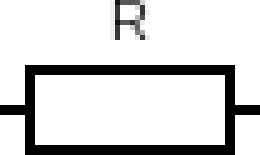
#> input picture EIS/circuit_pics/Rs.png, 52 x 31 px (shown 5 times larger); its folder holds 3 pictures in this run
$ python thesis_circuit_tests.py
#> lines starting #> are read from the running program, lines starting #| are printed output that depends on the picture
### src/EIS_class.py
import numpy as np
import matplotlib.pyplot as plt
import copy
import time
import collections
import math
import random
import warnings
from collections import deque
from uuid import uuid4

#TODO->paralell in series+ gerischer
class EIS:
    def __init__(self,  **kwargs,):
        self.options={}
        self.options_checker(**kwargs)

        self.all_nodes=["paralell", "series",]#"element"]
        self.all_elems=self.options["construction_elements"]

        self.num_nodes=len(self.all_nodes)-1
        self.num_elems=len(self.all_elems)-1
        if "circuit" not in kwargs:
            return
        if self.options["fitting"]==True:
            if kwargs["parameter_bounds"] is None:
                raise ValueError("Need to define parameter bounds when fitting")
            else:
                self.param_bounds=kwargs["parameter_bounds"]
        if "parameter_names" not in kwargs:
            warnings.warn("Trying to extract parameter names from provided circuit - behaviour will be more consistent if these names are manually inputted")
            self.param_names=[]
            circuit=copy.deepcopy(kwargs["circuit"])
            self.construct_circuit(circuit, func=self.get_param_names_from_dict)
        else:
            self.param_names=kwargs["parameter_names"]
        if self.options["integrated_circuit"]==True:
            circuit=copy.deepcopy(kwargs["circuit"])
            self.circuit=self.construct_circuit(circuit, func=self.define_z_func)
        if self.options["construct_netlist"]==True:
            self.netlist_dict=dict(zip(self.param_names, [{"left":None, "right":None} for x in range(0, len(self.param_names))]))
            self.node_counter=1
            circuit=copy.deepcopy(kwargs["circuit"])
            self.identifier_list={}
            self.uuid=None
            prev_elem_is_dict=False
            for key in circuit.keys():
                if prev_elem_is_dict==True:
                    self.node_counter=self.identifier_list[prev_key]
                z=self.construct_netlist(circuit[key], self.node_counter, key)
                self.identifier_list[key]=self.node_counter+1
                prev_key=key
                if isinstance(circuit[key], dict):
                    prev_elem_is_dict=True
                else:
                    prev_elem_is_dict=False
            #print(self.netlist_dict)
            identity_keys=self.identifier_list.keys()
            for key in self.netlist_dict.keys():
                if self.netlist_dict[key]["right"] in identity_keys:
                    self.netlist_dict[key]["right"]=self.identifier_list[self.netlist_dict[key]["right"]]


    def construct_circuit(self, circuit, func):

        if isinstance(circuit, dict):
            in_root=True
            for key in circuit.keys():
                if isinstance(circuit[key], dict):
                    in_root=False
                    self.construct_circuit(circuit[key], func)
                elif  isinstance(circuit[key], list):
                    circuit[key]=func(circuit[key])
                elif "z" in key:
                    circuit[key]=func(circuit[key], "series")
                elif isinstance(circuit[key], tuple):
                    circuit[key]=func(circuit[key])
                elif in_root==False and isinstance(circuit[key], str):
                    circuit[key]=func(circuit[key], "series")
            if in_root==True:
                for key in circuit.keys():
                    if not callable(circuit[key]):
                        circuit[key]=func(circuit[key])
            else:
                for key in circuit.keys():
                    if isinstance(circuit[key], str):
                        if "p" in key:
                            circuit[key]=func(circuit[key],"paralell")
                        else:
                            circuit[key]=func(circuit[key],"series")
        return circuit
    # [108 lines left out: functions construct_netlist, flatten, list_flatten, dict_compress, not called in this run]
    def define_z_func(self, param, flag="paralell"):
        if  isinstance(param, list):
            fun_list=[]
            paralell=False
            param=self.list_flatten(param)
            for parameter in param:
                if isinstance(parameter, dict):
                    func_dict=self.construct_circuit(parameter, self.define_z_func)
                    flattened_list=self.flatten(func_dict).values()
                    def f(**kwargs):
                        return_arg=[x(**kwargs) for x in flattened_list]
                        return 1/np.sum(return_arg)
                elif isinstance(parameter, tuple):
                    if len(parameter)==2:
                        if "Q" in parameter[0] and "alpha" in parameter[1]:
                            f=self.z_functions("CPE", parameter, paralell=paralell)
                        else:
                            raise KeyError("parameters not in right order for CPE or finite warburg")
                    elif len(parameter)==3:
                        if "gamma" in parameter[0] and "delta" in parameter[1] and "D" in parameter[2]:
                            f=self.z_functions("warburg_finite", parameter, paralell=paralell)
                        else:
                            raise KeyError("parameters not in right order for CPE or finite warburg")
                elif "C" in parameter:
                    f=self.z_functions("capacitor", parameter, paralell=paralell)
                elif "R" in parameter:
                    f=self.z_functions("resistor", parameter, paralell=paralell)
                elif "W" in parameter:
                    f=self.z_functions("warburg_inf", parameter, paralell=paralell)
                fun_list.append(f)
            def F(**kwargs):
                return_arg=[x(**kwargs) for x in fun_list]
                return 1/np.sum(return_arg)
            return F
        elif flag=="series":
            paralell=False
        else:
            paralell=True
        if isinstance(param, tuple):
            if len(param)==2:
                if "Q" in param[0] and "alpha" in param[1]:
                    F=self.z_functions("CPE", param, paralell=paralell)
                else:
                    raise KeyError("parameters not in right order for CPE or finite warburg")
            elif len(param)==3:
                if "gamma" in param[0] and "delta" in param[1] and "D" in param[2]:
                    F=self.z_functions("warburg_finite", param, paralell=paralell)
                else:
                    raise KeyError("parameters not in right order for CPE or finite warburg")
        else:
            if "C" in param:
                F=self.z_functions("capacitor", param, paralell=paralell)
            elif "R" in param:
                F=self.z_functions("resistor", param, paralell=paralell)
            elif "W" in param:
                F=self.z_functions("warburg_inf", param, paralell=paralell)
        return F
    def get_param_names_from_dict(self, param, flag="paralell"):
        if  isinstance(param, list):
            fun_list=[]
            paralell=False
            param=self.list_flatten(param)
            for parameter in param:
                if isinstance(parameter, dict):
                    func_dict=self.construct_circuit(parameter, self.get_param_names_from_dict)
                elif isinstance(parameter, tuple):
                    for i in range(0, len(parameter)):
                        self.param_names.append(parameter[i])
                elif isinstance(parameter, str):
                    self.param_names.append(parameter)
        elif isinstance(param, tuple):
            for i in range(0, len(param)):
                self.param_names.append(param[i])
        elif isinstance(param, str):
            self.param_names.append(param)
    def z_functions(self, circuit_type,param, paralell):
        if circuit_type=="capacitor":
            if paralell==False:
                def F(**kwargs):
                 return 1/(1j*kwargs["omega"]*kwargs[param])
            else:
                def F(**kwargs):
                 return 1j*kwargs["omega"]*kwargs[param]
        elif circuit_type=="resistor":
            if paralell==False:
                def F(**kwargs):
                    return kwargs[param]#
            else:
                #print("fire2")
                def F(**kwargs):
                    return 1/kwargs[param]#
        elif circuit_type=="warburg_inf":

            if paralell==False:
                # [4 lines left out: function F, not called in this run]
            else:
                # [4 lines left out: function F, not called in this run]
        elif circuit_type=="warburg_finite":
            if paralell==False:
                def F(**kwargs):
                    B=kwargs[param[1]]/np.sqrt(kwargs[param[2]])
                    return (1/kwargs[param[0]])*np.tanh(B*np.sqrt(1j*kwargs["omega"]))
            else:
                # [4 lines left out: function F, not called in this run]
        elif circuit_type=="CPE":
            if paralell==False:
                def F(**kwargs):
                    #print(kwargs[param[0]]*np.power(kwargs["omega"]*1j, kwargs[param[1]]))
                    return 1/(kwargs[param[0]]*(np.power(kwargs["omega"]*1j, kwargs[param[1]])))
            else:
                # [4 lines left out: function F, not called in this run]

        return F


    # [39 lines left out: functions define_model, write_model, not called in this run]
    def freq_simulate(self, **kwargs):

        z=0j
        for key in self.circuit.keys():

            if isinstance(self.circuit[key], dict):
                flattened_list=self.flatten(self.circuit[key]).values()

                vals=[x(**kwargs) for x in flattened_list]
                z+=1/np.sum(vals)
            else:
                z+=self.circuit[key](**kwargs)

        return z
    def add_noise(self, series, sd):
        return np.add(series, np.random.normal(0, sd, len(series)))
    def normalise(self, norm, boundaries):
        return  (norm-boundaries[0])/(boundaries[1]-boundaries[0])
    def un_normalise(self, norm, boundaries):
        return (norm*(boundaries[1]-boundaries[0]))+boundaries[0]
    def RMSE(self, y, y_data):
        return np.mean(np.sqrt(np.square(np.subtract(y, y_data))), axis=0)
    # [27 lines left out: functions normalise_spectra, n_outputs, not called in this run]
    def n_parameters(self):
        return len(self.param_names)
    # [7 lines left out: function change_norm_group, not called in this run]

    def simulate(self, parameters, frequencies):
        sim_params=dict(zip(self.param_names, parameters))

        if self.options["normalise"]==True:
            normed_params=self.change_norm_group(sim_params, "un_norm", return_type="dict")
        else:
            normed_params=sim_params
        #print(sim_params)
        #print(normed_params)
        #print("++"*20)
        spectra=np.zeros(len(frequencies), dtype="complex")
        for i in range(0, len(frequencies)):
            normed_params["omega"]=frequencies[i]
            spectra[i]=self.freq_simulate(**normed_params)
        if self.options["test"]==True:
            print(normed_params, sim_params, self.options["normalise"])
            print(self.options["data_representation"])
            fig, ax=plt.subplots(1,1)
            if self.options["data_representation"]=="nyquist":
                self.nyquist(np.column_stack((np.real(spectra), np.imag(spectra))), orthonormal=False, ax=ax)
                self.nyquist(self.secret_data, ax=ax)
                plt.show()
            elif self.options["data_representation"]=="bode":
                twinx=ax.twinx()
                self.bode(np.column_stack((np.real(spectra), np.imag(spectra))),frequencies, orthonormal=False, ax=ax, twinx=twinx)
                self.bode(self.secret_data,frequencies, ax=ax, twinx=twinx,data_type="phase_mag")
                plt.show()


        if self.options["data_representation"]=="nyquist":
            if self.options["invert_imaginary"]==True:
                return np.column_stack((np.real(spectra), -np.imag(spectra)))
            else:
                return np.column_stack((np.real(spectra), np.imag(spectra)))
        else:


            real=np.real(spectra)
            imag=np.imag(spectra)
            #plt.plot(real, -imag)
            #plt.show()
            phase=np.angle(spectra, deg=True)#np.arctan(np.divide(-imag, real))*(180/math.pi)
            magnitude=np.log10(np.abs(spectra))#np.divide(np.add(np.square(real), np.square(imag)), 1000)
            return_arg=np.column_stack((phase, magnitude))
            # [7 lines of commented-out code are left out]
            if self.options["data_representation"]=="bode":

                return return_arg
            elif self.options["data_representation"]=="bode":
                return np.column_stack((real, imag, phase, magnitude))

    # [6 lines left out: function convert_to_bode, not called in this run]
    def nyquist(self, spectra, **kwargs):
        if "ax" not in kwargs:
            _,kwargs["ax"]=plt.subplots(1,1)
        if "scatter" not in kwargs:
            kwargs["scatter"]=0
        if "label" not in kwargs:
            kwargs["label"]=None
        if "linestyle" not in kwargs:
            kwargs["linestyle"]="-"
        if "marker" not in kwargs:
            kwargs["marker"]="o"
        if "colour" not in kwargs:
            kwargs["colour"]=None
        if "orthonormal" not in kwargs:
            kwargs["orthonormal"]=True
        if "lw" not in kwargs:
            kwargs["lw"]=1.5
        if "alpha" not in kwargs:
            kwargs["alpha"]=1
        if "line" not in kwargs:
            kwargs["line"]=True
        if "disable_negative" not in kwargs:
            kwargs["disable_negative"]=False
        elif kwargs["line"]==False:
            if kwargs["scatter"]==False:
                raise ValueError(r"Need one of 'line' or 'scatter' to not be False")
        if "markersize" not in kwargs:
            kwargs["markersize"]=20
        if "ylabel" not in kwargs or kwargs["ylabel"]==True:
            kwargs["ylabel"]="$-Z_{Im}$ ($\\Omega$)"
        if "xlabel" not in kwargs or kwargs["xlabel"]==True:
            kwargs["xlabel"]="$Z_{Re}$ ($\\Omega$)"
        ax=kwargs["ax"]
        imag_spectra_mean=np.mean(spectra[:,1])
        if kwargs["line"]==True:
            if imag_spectra_mean<0:

                ax.plot(spectra[:,0], -spectra[:,1], label=kwargs["label"], linestyle=kwargs["linestyle"], color=kwargs["colour"], lw=kwargs["lw"], alpha=kwargs["alpha"])
            else:
                if kwargs["disable_negative"]==True:
                    ax.plot(spectra[:,0], -spectra[:,1], label=kwargs["label"], linestyle=kwargs["linestyle"], color=kwargs["colour"], lw=kwargs["lw"], alpha=kwargs["alpha"])
                else:
                    warnings.warn("The imaginary portion of the data may be set to negative in your data!")
                    ax.plot(spectra[:,0], spectra[:,1], label=kwargs["label"], linestyle=kwargs["linestyle"], color=kwargs["colour"], lw=kwargs["lw"], alpha=kwargs["alpha"])
        if kwargs["xlabel"]!=False:
            ax.set_xlabel(kwargs["xlabel"])
        if kwargs["ylabel"]!=False:
            ax.set_ylabel(kwargs["ylabel"])
        total_max=max(np.max(spectra[:,0]), np.max(-spectra[:,1]))
        if kwargs["orthonormal"]==True:
            ax.set_xlim([0, total_max+0.1*total_max])
            ax.set_ylim([0, total_max+0.1*total_max])
        if kwargs["scatter"]!=0:
            if imag_spectra_mean<0:
                ax.scatter(spectra[:,0][0::kwargs["scatter"]], -spectra[:,1][0::kwargs["scatter"]], marker=kwargs["marker"], color=kwargs["colour"], s=kwargs["markersize"])
            else:
                if kwargs["disable_negative"]==True:
                    ax.scatter(spectra[:,0][0::kwargs["scatter"]], -spectra[:,1][0::kwargs["scatter"]], marker=kwargs["marker"], color=kwargs["colour"], s=kwargs["markersize"])
                else:
                    ax.scatter(spectra[:,0][0::kwargs["scatter"]], spectra[:,1][0::kwargs["scatter"]], marker=kwargs["marker"], color=kwargs["colour"], s=kwargs["markersize"])
    # [83 lines left out: function bode, not called in this run]
        #if kwargs["label"]!=None:
        #    kwargs["ax"].legend()

    def test_vals(self, parameters, frequencies):
        normalise=self.options["normalise"]
        self.options["normalise"]=False
        if isinstance(parameters, (list, np.ndarray)):
            list_params=parameters
        elif isinstance(parameters, dict):
            list_params=[parameters[x] for x in self.param_names]
        results=self.simulate(list_params, frequencies)
        self.options["normalise"]=normalise
        return results
    # [59 lines left out: functions find_random_node, replace_random_node, tree_depth, crossover, not called in this run]
    def get_top_key(self, d):
        return list(d)[0]
    # [97 lines left out: functions mutation, random_circuit_tree, generate_random_node, construct_dict_from_tree, series_combinator, paralell_combinator and 2 more, not called in this run]

    def options_checker(self, **kwargs):
        if "circuit" in kwargs:
            self.options["integrated_circuit"]=True
        else:
            self.options["integrated_circuit"]=False
        if "normalise" in kwargs:
            self.options["normalise"]=kwargs["normalise"]
        else:
            self.options["normalise"]=False
        if "fitting" in kwargs:
            self.options["fitting"]=kwargs["fitting"]
        else:
            self.options["fitting"]=False
        if "test" in kwargs:
            self.options["test"]=kwargs["test"]
        else:
            self.options["test"]=False
        if "construct_netlist" in kwargs:
            self.options["construct_netlist"]=kwargs["construct_netlist"]
        else:
            self.options["construct_netlist"]=False
        if "data_representation" in kwargs:
            self.options["data_representation"]=kwargs["data_representation"]
        else:
            self.options["data_representation"]="nyquist"
        if "invert_imaginary" in kwargs:
            self.options["invert_imaginary"]=kwargs["invert_imaginary"]
        else:
            self.options["invert_imaginary"]=False
        if "construction_elements" not in kwargs:
            self.options["construction_elements"]=[ "R", "C", "W_inf", "CPE"]
        else:
            self.options["construction_elements"]=kwargs["construction_elements"]

### EIS/thesis_circuit_tests.py
import os
import sys
import math
dir=os.getcwd()
dir_list=dir.split("/")
source_list=dir_list[:-1] + ["src"]
source_loc=("/").join(source_list)
sys.path.append(source_loc)
from EIS_class import EIS
import numpy as np
import matplotlib.pyplot as plt
import time
import matplotlib.image as mpimg
from scipy import special
thesis_circuits=[{"z1":"R1"}, {"z1":"C1"}, {"z1":("Q1", "alpha1")}]
faradaic_circuit={"z1":"R1", "z2":{"p_1":"R1", "p_2":"C1"}}
#debeye={"z1":{"p_1":"C1", "p_2":["R1", ("Q1", "alpha1")]}}
params={"R1":10, "C1":1e-5, "Q1":1, "alpha1":0.5}
variables={"R1":{"vals":[5, 10, 20], "sym":"R", "unit":"$\\Omega$"}, "C1":{"vals":np.flip([1e-1, 2.5e-1, 3e-1]), "sym":"C", "unit":"F"},  "alpha1":{"vals":[0.9, 0.8, 0.7], "sym":"$\\alpha$", "unit":""}}
variable_key=list(variables.keys())
#test.write_model(circuit=Randles)
frequency_powers=np.arange(-1.5, 5, 0.1)
frequencies=[10**x for x in frequency_powers]
spectra=np.zeros((2, len(frequencies)), dtype="complex")
image_files=["circuit_pics/{0}.png".format(x) for x in ["Rs", "Cdl", "CPE"]]
t=np.linspace(0, 2*math.pi)
amp=5e-3
potential = amp*np.sin(t)
fig, ax=plt.subplots(2, 3)
def cpe1(denom, i, charge_array, time_array, dt):
    total=0
    if i!=0:
        time_array=np.flip(time_array)
        total=np.sum(np.multiply(time_array, charge_array))
    return dt*total/denom


alphas=variables["alpha1"]["vals"]
cpes=[]
for z in range(0, len(alphas)):
        alpha1=alphas[z]
        q=0
        ramp=0.01
        step=0.0001
        sampling_rate=20000
        freq_percentage=0.05
        sampling_frequency=1/sampling_rate
        interval_points=sampling_rate
        period=t[-1]#(num_oscillations/frequencies[j])
        interval_times=np.linspace(0, period, interval_points)
        dt=interval_times[1]-interval_times[0]
        convolv=np.zeros(interval_points)
        current_2=np.zeros(interval_points)
        convolv[1:]=np.power(interval_times[1:], alpha1-1)
        denom=params["Q1"]*special.gamma(alpha1)
        interval_potential=amp*np.sin(interval_times)
        for i in range(0, interval_points):
            vtotal=interval_potential[i]
            vcpe=cpe1(denom, i, current_2[:i], convolv[:i], dt)
            current_2[i]=(vtotal-vcpe)
        print(i)
        cpes.append(current_2)
time_series={"R1":{"t":t, "e":potential, "i":[np.divide(potential, x) for x in variables["R1"]["vals"]]},
            "C1": {"t":t, "e":potential, "i":[amp*x*np.cos(t) for x in variables["C1"]["vals"]]},
            "alpha1": {"t":interval_times, "e":interval_potential, "i":cpes}}

for i in range(0, len(thesis_circuits)):
    sim_class=EIS(circuit=thesis_circuits[i])

    #circuit_pic=
    for j in range(0, len(variables[variable_key[i]]["vals"])):
        val=variables[variable_key[i]]["vals"][j]
        params[variable_key[i]]=val
        spectra=sim_class.test_vals(params, frequencies)
        img = mpimg.imread(image_files[i])
#> img is the input picture: shape (31, 52, 3) float32; min 0, max 1, mean 0.838
        sim_class.nyquist(spectra, ax=ax[0,i], scatter=2, label="{0}={1} {2}".format(variables[variable_key[i]]["sym"], val, variables[variable_key[i]]["unit"]))
        #print(["10^{0}".format(round(x,3)) for x in np.log10(frequencies[0::2])])
        key=variable_key[i]
        ax[1,i].plot(time_series[key]["t"], time_series[key]["i"][j]*1e3)
        ax[1,i].set_xlabel("Time (s)")
        ax[1,i].set_ylabel("Current (mA)")
        if j==0:
            ts_twinx=ax[1,i].twinx()
            ts_twinx.plot(time_series[key]["t"], time_series[key]["e"]*1e3, linestyle="--", color="black")
            ts_twinx.set_ylabel("Potential (mV)")
    ax[0,i].legend(loc = "lower right")

        # [5 lines of commented-out code are left out]
    im_ax=ax[0, i].inset_axes([0.1, 0.6, 0.35, 0.35])
    im_ax.imshow(img)
    im_ax.axis("off")


plt.show()
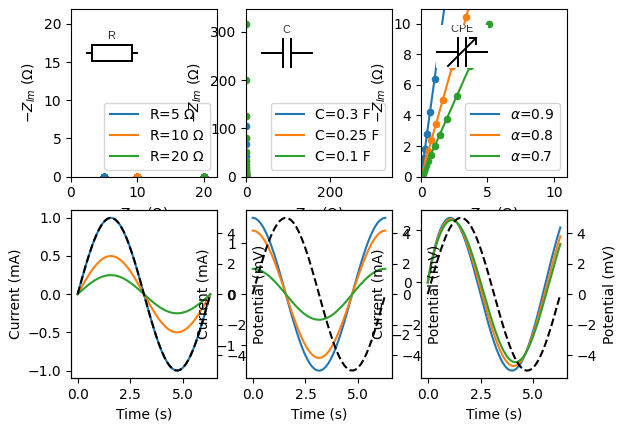
#> figure drawn by matplotlib, 9 panels; panel 4: curve peaks at x = 1.54, y = 0.999; panel 4: curve peaks at x = 1.54, y = 0.5; panel 4: curve peaks at x = 1.54, y = 0.25; panel 5: curve peaks at x = 0, y = 1.5
fig.savefig("thesis_appendix_nyquist.png", dpi=500)
